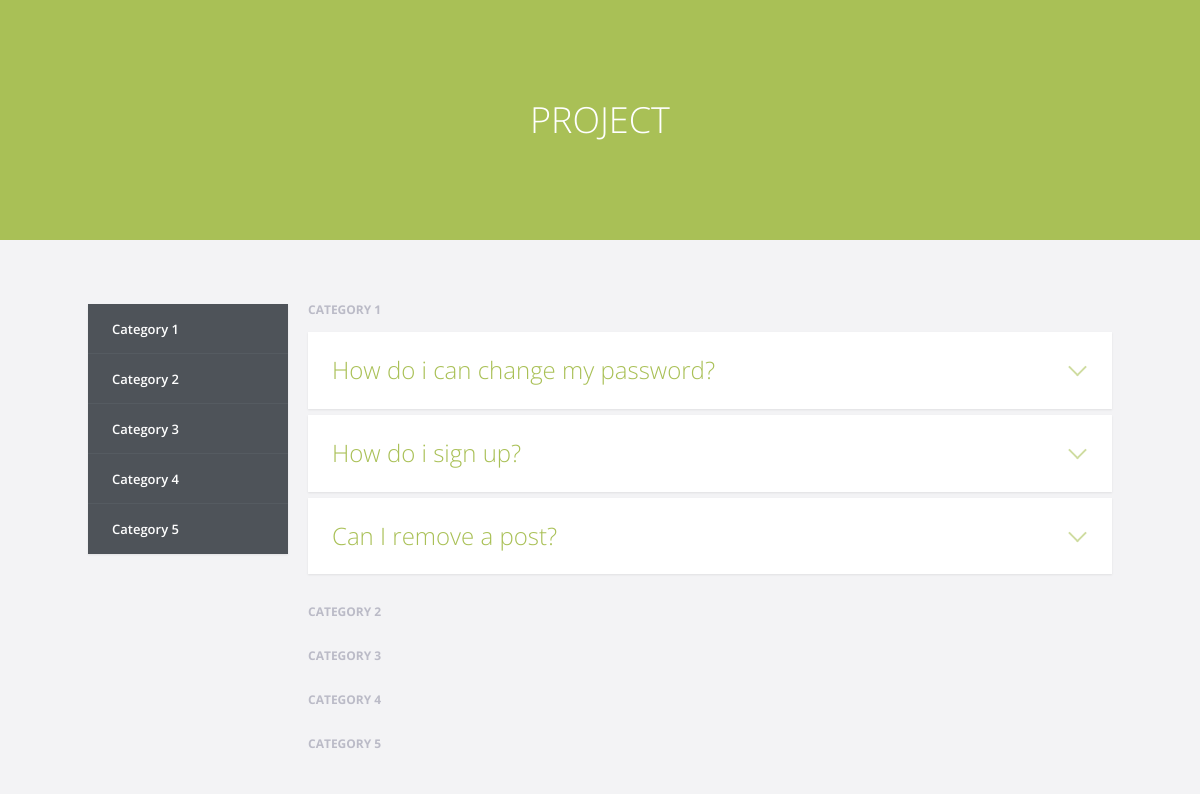
Before: / with the older database file.
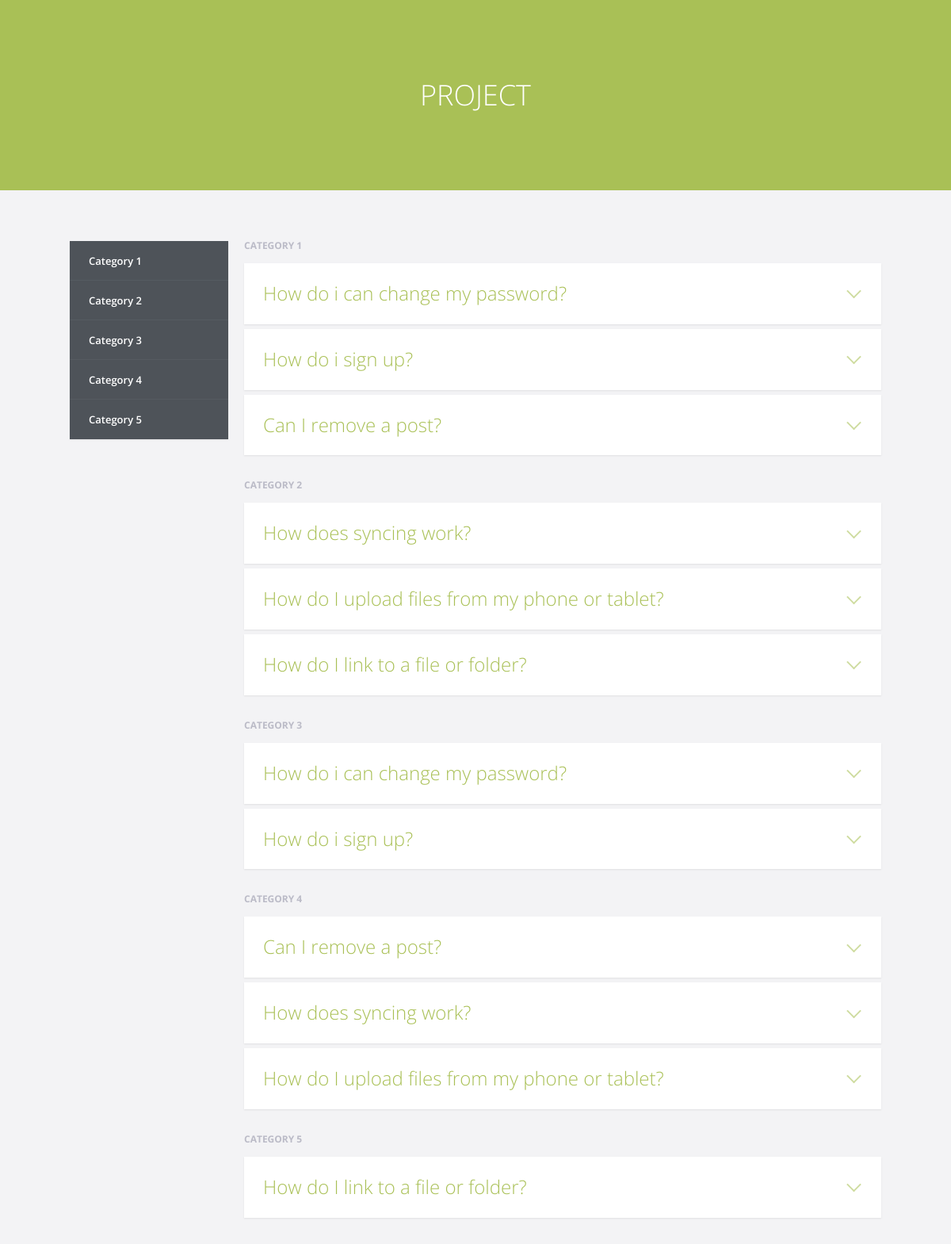
After: the same page with the newer database file.
### tables this page shows
CREATE TABLE `categories` (
  `id_category` int(11) NOT NULL,
  `title` varchar(255) NOT NULL
);

CREATE TABLE `questions` (
  `id_question` int(11) NOT NULL,
  `user` varchar(255) NOT NULL,
  `date` date NOT NULL,
  `title` varchar(255) NOT NULL,
  `text` text NOT NULL,
  `id_category` int(11) NOT NULL
);

### classes/Core.php (the view, shortened to what this page needs)
<?php
	abstract class Core {
		protected $db;
		public function __construct() {
			$this->db = new PDO('mysql:host=localhost;dbname=project;charset=utf8', 'root', '');
		}
		protected function getHeader() {
			 include "header.php";
		}
		protected function getContent() {
			$result_categories = $this->db->query("SELECT * FROM categories");
			$row_categories = $result_categories->fetchAll(PDO::FETCH_ASSOC);
			echo "
			<section class='cd-faq'>
				<ul class='cd-faq-categories'>";
			for ($i = 0; $i < $result_categories->rowCount(); $i++) {
				printf("<li><a href='#%s'>%s</a></li>", $row_categories[$i]['id_category'], $row_categories[$i]['title']);
			}
			echo "
				</ul>";
			$result_questions = $this->db->query("SELECT * FROM questions");
			$row_questions = $result_questions->fetchAll(PDO::FETCH_ASSOC);
			echo "<div class='cd-faq-items'>";
			for ($i = 0; $i < $result_categories->rowCount(); $i++) {
				printf("<a id='%s'></a>", $row_categories[$i]['id_category']);
				echo "<ul class='cd-faq-group'>";
				printf("<li class='cd-faq-title'><h2>%s</h2></li>",$row_categories[$i]['title']);
				for ($j = 0; $j < $result_questions->rowCount(); $j++) {
					if ($row_categories[$i]['id_category'] == $row_questions[$j]['id_category']) {
						echo "<li>";
							printf("<a class='cd-faq-trigger' href='#0'>%s</a>", $row_questions[$j]['title']);
							printf("<p>%s</p>", $row_questions[$j]['text']);
						echo "</li>";
					}
				}
				echo "</ul>";
			}
			echo "</div>";
		}
		protected function getFooter() {
			echo "
					<a href='#0' class='cd-close-panel'></a>
				</section>
				<script src='js/jquery-2.1.1.js'></script>
				<script src='js/jquery.mobile.custom.min.js'></script>
				<script src='js/main.js'></script>
			";
		}
		public function getBody() {
			 $this->getHeader();
			 $this->getContent();
			 $this->getFooter();
		}
	}
?>

### index.php (shortened to what this page needs)
<?php
	require_once("classes/Core.php");
	if ($_GET['option']) {
		$class = trim(strip_tags($_GET['option']));
	}
	else {
		$class = 'main';
	}
	if (file_exists("classes/".$class.".php")) {
		if(class_exists($class)) {
			$object = new $class;
			$object->getBody();
		}
		else {
			header("Location: error.php");
		}
	}
	else {
		header("Location: error.php");
	}
?>

### header.php (shortened to what this page needs)
<!doctype html>
<html lang="en" class="no-js">
<head>
	<link rel="stylesheet" href="css/reset.css">
	<link rel="stylesheet" href="css/style.css">
</head>
<body>
<header>
	<h1><a href='index.php?option=main' style="color: #FFFFFF;">PROJECT</a></h1>
</header>

Changed rows visible on the page:
added questions: title "How does syncing work?", shown under categories "Category 2"
added questions: title "How do I upload files from my phone or tablet?", shown under categories "Category 2"
added questions: title "How do I link to a file or folder?", shown under categories "Category 2"
added questions: title "How do i can change my password?", shown under categories "Category 3"
added questions: title "How do i sign up?", shown under categories "Category 3"
added questions: title "Can I remove a post?", shown under categories "Category 4"
added questions: title "How does syncing work?", shown under categories "Category 4"
added questions: title "How do I upload files from my phone or tablet?", shown under categories "Category 4"
added questions: title "How do I link to a file or folder?", shown under categories "Category 5"
